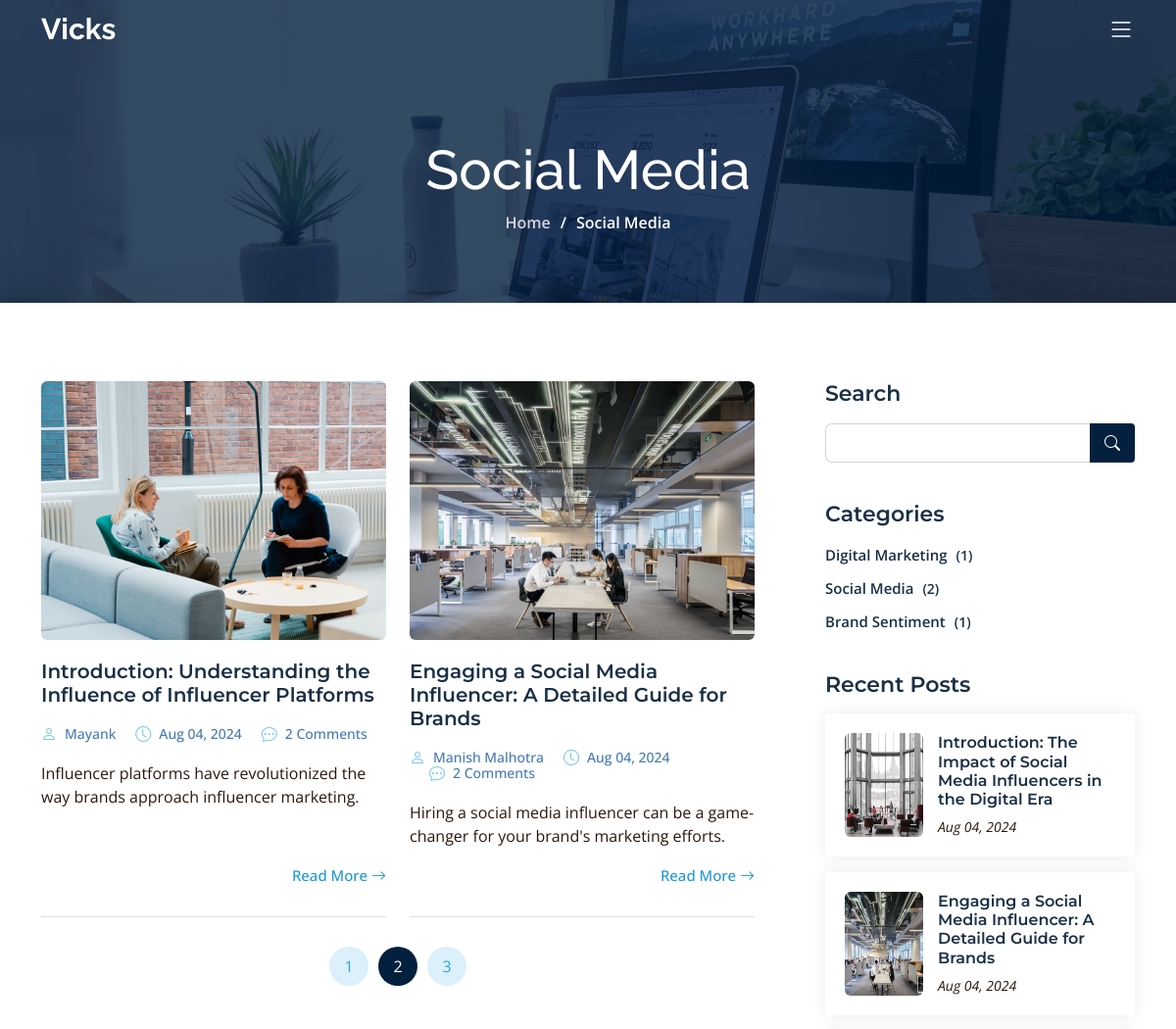
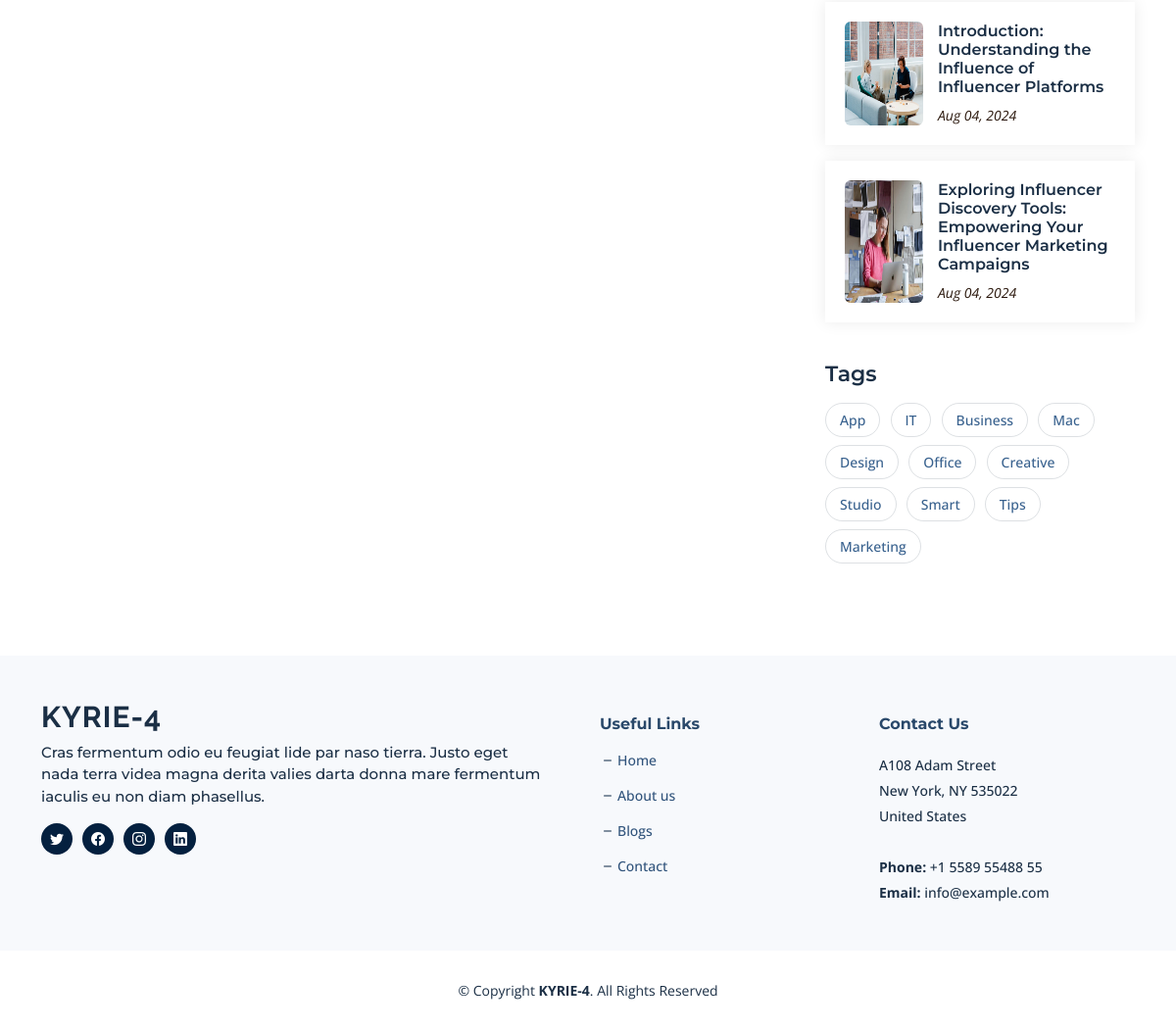
The page /category/Social Media/ on the database its author committed (2 pictures, top to bottom).
### blog/models.py (models this page shows, shortened)
class BlogCategory(models.Model):
    category_name = models.CharField(max_length=255)
    def __str__(self):
        return self.category_name
    def article_count(self):
        return self.article_set.count()

class Article(models.Model):
    meta_title = models.CharField(max_length=255)
    meta_description = models.TextField()
    meta_keywords = models.TextField()
    article_slug = models.SlugField(unique=True, max_length=255)
    author_name = models.CharField(max_length=255)
    article_title_h1 = models.CharField(max_length=255)
    category_name = models.ForeignKey('BlogCategory', on_delete=models.CASCADE)
    article_short_description = models.CharField(max_length=200)
    article_date = models.DateTimeField(default=timezone.now, blank=True, null=True)
    thoughts = models.TextField()
    description = RichTextField()
    image = models.ImageField(upload_to='article_images/')

### blog/views.py (the view)
# urls.py: path('category/<str:category>/', blog_views.category, name='category'),
def category(request, category):
    category = get_object_or_404(BlogCategory, category_name=category)
    recent_posts = Article.objects.all().order_by('-article_date')[:10]
    articles = Article.objects.filter(category_name=category)
    categories = BlogCategory.objects.all()
    return render(request, 'category.html', {
        'articles': articles,
        'categories': categories,
        'category' : category,
        'recent_posts': recent_posts,
    })

### blog/templates/category.html (shortened to what this page needs)
{% extends "base.html" %}
{% load static %}
{% block content %}
<div class="breadcrumbs d-flex align-items-center" style="background-image: url('{% static 'assets/img/blog-header.jpg' %}');">
  <div class="container position-relative d-flex flex-column align-items-center">
    <h2>{{category}}</h2>
    <ol>
      <li><a href="/">Home</a></li>
      <li>{{category}}</li>
    </ol>
  </div>
</div>
<section id="blog" class="blog">
  <div class="container" data-aos="fade-up">
    <div class="row g-5">
      <div class="col-lg-8" data-aos="fade-up" data-aos-delay="200">
        <div class="row gy-5 posts-list">
          {% for article in articles %}
          <div class="col-lg-6">
            <article class="d-flex flex-column">
              <div class="post-img">
                <img src="{{ article.image.url }}" alt="{{ article.article_title_h1 }}" class="img-fluid rounded">
              </div>
              <h2 class="title">
                <a href="{% url 'article_detail' article.article_slug %}">{{ article.article_title_h1 }}</a>
              </h2>
              <div class="meta-top">
                <ul>
                  <li class="d-flex align-items-center"><i class="bi bi-person"></i> <a href="{% url 'article_detail' article.article_slug %}">{{ article.author_name }}</a></li>
                  <li class="d-flex align-items-center"><i class="bi bi-clock"></i> <a href="{% url 'article_detail' article.article_slug %}"><time datetime="{{ article.article_date }}">{{ article.article_date|date:"M d, Y" }}</time></a></li>
                  <li class="d-flex align-items-center"><i class="bi bi-chat-dots"></i> <a href="{% url 'article_detail' article.article_slug %}">{{ article.comments.count }} Comments</a></li>
                </ul>
              </div>
              <div class="content">
                <p>
                  {{ article.article_short_description }}
                </p>
              </div>
              <div class="read-more mt-auto align-self-end">
                <a href="{% url 'article_detail' article.article_slug %}">Read More <i class="bi bi-arrow-right"></i></a>
              </div>
            </article>
          </div>
          {% endfor %}
        </div>
        <div class="blog-pagination">
          <ul class="justify-content-center">
            <li><a href="#">1</a></li>
            <li class="active"><a href="#">2</a></li>
            <li><a href="#">3</a></li>
          </ul>
        </div>
      </div>
      <div class="col-lg-4" data-aos="fade-up" data-aos-delay="400">
        <div class="sidebar ps-lg-4">
          <div class="sidebar-item search-form">
            <h3 class="sidebar-title">Search</h3>
            <form action="" class="mt-3">
              <input type="text">
              <button type="submit"><i class="bi bi-search"></i></button>
            </form>
          </div>
          <div class="sidebar-item categories">
              <h3 class="sidebar-title">Categories</h3>
              <ul class="mt-3">
                  {% for category in categories %}
                      <li><a href="/category/{{ category.category_name }}/">{{ category.category_name }} <span>({{ category.article_count }})</span></a></li>
                  {% endfor %}
              </ul>
          </div>
          <div class="sidebar-item recent-posts">
            <h3 class="sidebar-title">Recent Posts</h3>
            <div class="mt-3">
              {% for recent_article in recent_posts %}
              <div class="post-item mt-3">
                <img src="{{ recent_article.image.url }}" alt="{{ recent_article.article_title_h1 }}" class="flex-shrink-0">
                <div>
                  <h4><a href="{% url 'article_detail' recent_article.article_slug %}">{{ recent_article.article_title_h1 }}</a></h4>
                  <time datetime="{{ recent_article.article_date }}">{{ recent_article.article_date|date:"M d, Y" }}</time>
                </div>
              </div>
              {% endfor %}
            </div>
          </div>
          <div class="sidebar-item tags">
            <h3 class="sidebar-title">Tags</h3>
            <ul class="mt-3">
              <li><a href="#">App</a></li>
              <li><a href="#">IT</a></li>
              <li><a href="#">Business</a></li>
              <li><a href="#">Mac</a></li>
              <li><a href="#">Design</a></li>
              <li><a href="#">Office</a></li>
              <li><a href="#">Creative</a></li>
              <li><a href="#">Studio</a></li>
              <li><a href="#">Smart</a></li>
              <li><a href="#">Tips</a></li>
              <li><a href="#">Marketing</a></li>
            </ul>
          </div>
        </div>
      </div>
    </div>
  </div>
</section>
{% endblock %}

### rows shown on the page
BlogCategory: category_name "Social Media", article_count "2"
Article: image (picture), article_title_h1 "Introduction: Understanding the Influence of Influencer Platforms", author_name "Mayank", article_date "Aug 04, 2024", comments.count "2", article_short_description "Influencer platforms have revolutionized the way brands approach influencer marketing."
Article: image (picture), article_title_h1 "Engaging a Social Media Influencer: A Detailed Guide for Brands", author_name "Manish Malhotra", article_date "Aug 04, 2024", comments.count "2", article_short_description "Hiring a social media influencer can be a game-changer for your brand's marketing efforts."
BlogCategory: category_name "Digital Marketing", article_count "1"
BlogCategory: category_name "Brand Sentiment", article_count "1"
Article: image (picture), article_title_h1 "Introduction: The Impact of Social Media Influencers in the Digital Era", article_date "Aug 04, 2024"
Article: image (picture), article_title_h1 "Exploring Influencer Discovery Tools: Empowering Your Influencer Marketing Campaigns", article_date "Aug 04, 2024"
